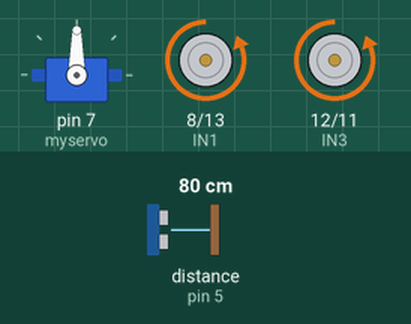
Bench run of a sketch on a simulated Arduino Uno, built with avr-gcc and run on an emulated ATmega328P. Shown: servo, motor-driver pin pairs drawn as motors (green arrow = first pin HIGH = forward, orange = second pin HIGH = backward, longer = more drive, scaled by the enable pin). Wiring (inferred from the names in the program): ultrasonic range finder: trigger pin 6; echo pin 5. The test bench sets the inputs (shaded band); at power-on: distance to the obstacle (sensor on pin 5) 80 cm. The echo pulse lasts 58.3 µs per cm.

Above: at 1.2 s.
1.3 s: distance to the obstacle (sensor on pin 5) set to 45 cm
2.8 s: distance to the obstacle (sensor on pin 5) set to 39 cm
At 3.9 s:
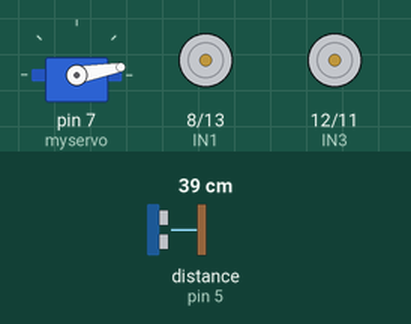
At 5.2 s:
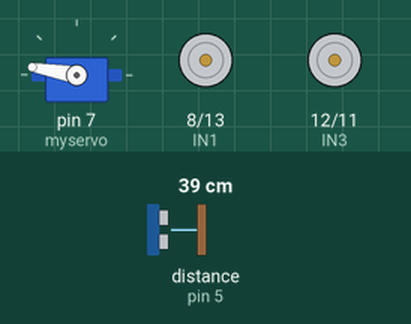
5.8 s: distance to the obstacle (sensor on pin 5) set to 40 cm
At 7.1 s:
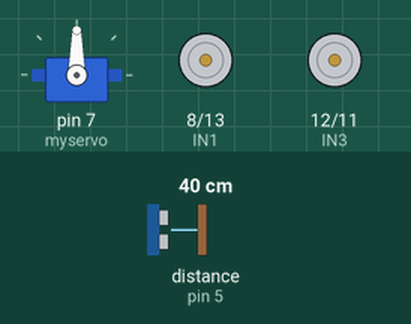
Timing chart, 0 to 21.4 s (numbered marks = the images above; inputs shaded):
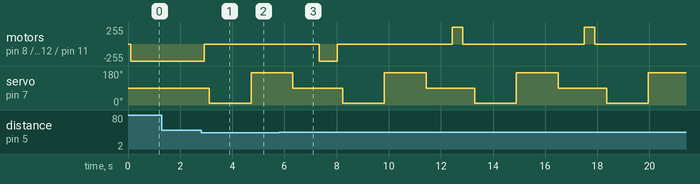

Measured:
- the behaviour switches between 42 and 41 cm on distance to the obstacle (sensor on pin 5) (found by bisection; images 0 and 1)
- the behaviour switches between 39 and 40 cm on distance to the obstacle (sensor on pin 5) (found by bisection; images 2 and 3)
- after the input at 1.3 s, every drawn part: stays the same
- after the input at 2.8 s, motor on pin 8 (IN1) / pin 13 (IN2), motor on pin 12 (IN3) / pin 11 (IN4): backward 255/255 → stopped after 0.12 s; servo on pin 7 (myservo): 90° → 10° after 0.32 s, → 170° 1.6 s later

The sketch:

smart_car2.ino
```cpp
#include <Servo.h>
Servo myservo;
int r,l,f;

const int trigPin = 6;
const int echoPin = 5;
const int IN1 = 8;
const int IN2 = 13;
const int IN3 = 12;
const int IN4 = 11;
const int ENA = 9 ;
const int ENB = 10 ;
unsigned long duration, inches, cm;

void setup() {
 myservo.attach(7);
Serial.begin(9600);


 pinMode(IN1,OUTPUT);
 pinMode(IN2,OUTPUT);
 pinMode(IN3,OUTPUT);
 pinMode(IN4,OUTPUT);
 pinMode(ENA,OUTPUT);
 pinMode(ENB,OUTPUT);

pinMode(trigPin, OUTPUT);
pinMode(echoPin, INPUT);

}

void loop() {
myservo.write(90);

dis();


 if(cm > 40){

  forward();
 }

 else{
    Stop();
    pos();
    if(f > r and f>l and f >70) forward();
    else if (r>l and r>f and r>30){
      right();
      delay(400);
    }
    else if (l>r and l>f and l>30){
      left();
      delay(600);
    }
    else{
      backward();
      delay(400);
      Stop();
      delay(150);
    }
 }


}


void forward(){
 digitalWrite(IN1,LOW);
 digitalWrite(IN2,HIGH);
 digitalWrite(IN3,LOW);
 digitalWrite(IN4,HIGH);
 digitalWrite(ENA,150);
 digitalWrite(ENB,150);

  }

void backward(){
 digitalWrite(IN1,HIGH);
 digitalWrite(IN2,LOW);
 digitalWrite(IN3,HIGH);
 digitalWrite(IN4,LOW);
 digitalWrite(ENA,150);
 digitalWrite(ENB,150);

}

void Stop(){

 digitalWrite(ENA,LOW);
 digitalWrite(ENB,LOW);
}

void right(){
 digitalWrite(IN1,LOW);
 digitalWrite(IN2,HIGH);
 digitalWrite(IN3,LOW);
 digitalWrite(IN4,HIGH);
 digitalWrite(ENA,HIGH);
 digitalWrite(ENB,70);
}

void left(){
 digitalWrite(IN1,LOW);
 digitalWrite(IN2,HIGH);
 digitalWrite(IN3,LOW);
 digitalWrite(IN4,HIGH);
 digitalWrite(ENA,70);
 digitalWrite(ENB,HIGH);
}


void pos(){
  dis();
  f = cm;
  delay(100);
  myservo.write(10);
  delay(1500);
  dis();
  r = cm ;
  myservo.write(170);
  delay(1500);
  dis();
  l = cm ;
  myservo.write(90);
  delay(1000);

}

void dis(){
digitalWrite(trigPin, LOW);
delayMicroseconds(2);
digitalWrite(trigPin, HIGH);
delayMicroseconds(10);
digitalWrite(trigPin, LOW);
duration = pulseIn(echoPin, HIGH);
cm = microsecondsToCentimeters(duration);
delay(100);

}

long microsecondsToCentimeters(long microseconds)
{
  return microseconds / 29 / 2;
}
```
